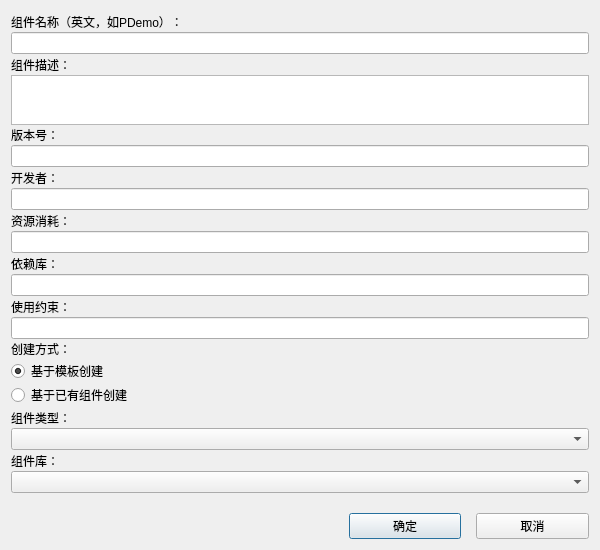
<?xml version="1.0" encoding="UTF-8"?>
<ui version="4.0">
 <class>ComponentCreate</class>
 <widget class="QDialog" name="ComponentCreate">
  <property name="geometry">
   <rect>
    <x>0</x>
    <y>0</y>
    <width>600</width>
    <height>550</height>
   </rect>
  </property>
  <property name="windowTitle">
   <string>QDialog</string>
  </property>
  <property name="modal">
   <bool>false</bool>
  </property>
  <layout class="QGridLayout" name="gridLayout_2">
   <item row="0" column="0">
    <layout class="QGridLayout" name="gridLayout">
     <property name="spacing">
      <number>0</number>
     </property>
     <item row="0" column="0">
      <widget class="QLabel" name="label">
       <property name="text">
        <string>组件名称（英文，如PDemo）：</string>
       </property>
      </widget>
     </item>
     <item row="1" column="0">
      <widget class="QLineEdit" name="edt_Name"/>
     </item>
     <item row="2" column="0">
      <widget class="QLabel" name="label_2">
       <property name="text">
        <string>组件描述：</string>
       </property>
      </widget>
     </item>
     <item row="3" column="0">
      <widget class="QTextEdit" name="edt_Description">
       <property name="minimumSize">
        <size>
         <width>0</width>
         <height>0</height>
        </size>
       </property>
       <property name="maximumSize">
        <size>
         <width>16777215</width>
         <height>50</height>
        </size>
       </property>
      </widget>
     </item>
     <item row="4" column="0">
      <widget class="QLabel" name="label_4">
       <property name="text">
        <string>版本号：</string>
       </property>
      </widget>
     </item>
     <item row="5" column="0">
      <widget class="QLineEdit" name="edt_Version"/>
     </item>
     <item row="6" column="0">
      <widget class="QLabel" name="label_5">
       <property name="text">
        <string>开发者：</string>
       </property>
      </widget>
     </item>
     <item row="7" column="0">
      <widget class="QLineEdit" name="edt_Developer"/>
     </item>
     <item row="8" column="0">
      <widget class="QLabel" name="label_6">
       <property name="text">
        <string>资源消耗：</string>
       </property>
      </widget>
     </item>
     <item row="9" column="0">
      <widget class="QLineEdit" name="lineEdit_2"/>
     </item>
     <item row="10" column="0">
      <widget class="QLabel" name="label_7">
       <property name="text">
        <string>依赖库：</string>
       </property>
      </widget>
     </item>
     <item row="11" column="0">
      <widget class="QLineEdit" name="edt_DependentLibraries"/>
     </item>
     <item row="12" column="0">
      <widget class="QLabel" name="label_8">
       <property name="text">
        <string>使用约束：</string>
       </property>
      </widget>
     </item>
     <item row="13" column="0">
      <widget class="QLineEdit" name="edt_Constraints"/>
     </item>
     <item row="14" column="0">
      <widget class="QLabel" name="label_3">
       <property name="text">
        <string>创建方式：</string>
       </property>
      </widget>
     </item>
     <item row="15" column="0">
      <widget class="QRadioButton" name="rbtn_Blank">
       <property name="text">
        <string>基于模板创建</string>
       </property>
       <property name="checked">
        <bool>true</bool>
       </property>
       <attribute name="buttonGroup">
        <string notr="true">buttonGroup</string>
       </attribute>
      </widget>
     </item>
     <item row="16" column="0">
      <widget class="QRadioButton" name="rbtn_Exists">
       <property name="text">
        <string>基于已有组件创建</string>
       </property>
       <attribute name="buttonGroup">
        <string notr="true">buttonGroup</string>
       </attribute>
      </widget>
     </item>
     <item row="17" column="0">
      <widget class="QLabel" name="lbl_ComponentCategory">
       <property name="text">
        <string>组件类型：</string>
       </property>
      </widget>
     </item>
     <item row="18" column="0">
      <widget class="QComboBox" name="cbx_ComponentCategory"/>
     </item>
     <item row="19" column="0">
      <widget class="QLabel" name="lbl_ComponentList">
       <property name="text">
        <string>组件库：</string>
       </property>
      </widget>
     </item>
     <item row="20" column="0">
      <widget class="QComboBox" name="cbx_ComponentList"/>
     </item>
     <item row="21" column="0">
      <layout class="QHBoxLayout" name="horizontalLayout_2" stretch="6,2,2">
       <property name="spacing">
        <number>15</number>
       </property>
       <property name="topMargin">
        <number>20</number>
       </property>
       <item>
        <spacer name="horizontalSpacer">
         <property name="orientation">
          <enum>Qt::Horizontal</enum>
         </property>
         <property name="sizeHint" stdset="0">
          <size>
           <width>40</width>
           <height>20</height>
          </size>
         </property>
        </spacer>
       </item>
       <item>
        <widget class="QPushButton" name="btn_OK">
         <property name="text">
          <string>确定</string>
         </property>
        </widget>
       </item>
       <item>
        <widget class="QPushButton" name="btn_Cancel">
         <property name="text">
          <string>取消</string>
         </property>
        </widget>
       </item>
      </layout>
     </item>
    </layout>
   </item>
  </layout>
 </widget>
 <resources/>
 <connections/>
 <buttongroups>
  <buttongroup name="buttonGroup"/>
 </buttongroups>
</ui>
